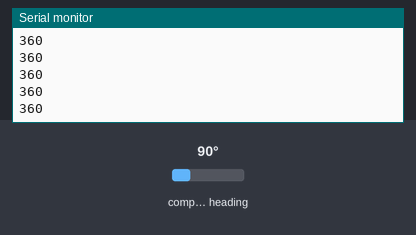
A sketch run on a simulated Arduino Uno, built with avr-gcc and run on an emulated ATmega328P. Parts: the last lines printed to the serial monitor. The inputs (shaded band) are chosen by the test bench; at power-on: compass heading 90°. The ROS host is connected and sends only what is stated.

Above: at 1.2 s.
1.3 s: compass heading set to 7°
At 1.57 s:
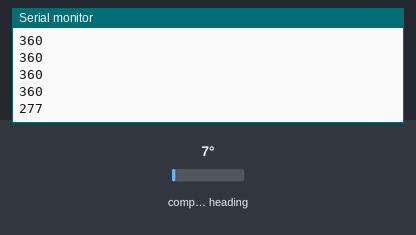
2.8 s: compass heading set to 180°
At 2.99 s:
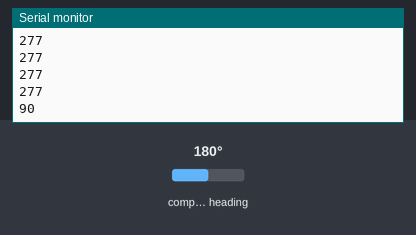
Timing chart, 0 to 5.8 s (numbered marks = the images above; inputs shaded):
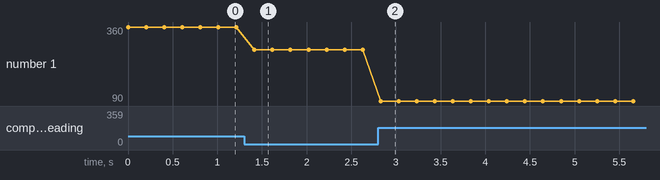

The sketch:

compassHead.ino
```cpp
#include <Wire.h>
#include <MechaQMC5883.h>
#include <ros.h>
#include <std_msgs/Int32.h>

MechaQMC5883 qmc;

ros::NodeHandle nh;

std_msgs::Int32 head;
ros::Publisher compass("/compass_value", &head);

void setup()
{
  Serial.begin(57600);
  Wire.begin(); //Begin I2C communication
  qmc.init(); //Initialise the QMC5883 Sensor
  nh.initNode();
  nh.advertise(compass);
}

void loop()
{
  int x,y,z;
  qmc.read(&x,&y,&z); //Get the values of X,Y and Z from sensor

  int heading=atan2(x, y)/0.0174532925; //Calculate the degree using X and Y parameters with this formulae

 //Convert result into 0 to 360
  if(heading < 0)
  heading+=360;
  heading = 360-heading;
  Serial.println(heading);
  head.data = int(heading);
  compass.publish( &head );
  nh.spinOnce();
  delay(200);

}
```

Measured:
- after the input at 1.3 s, the serial monitor: prints a new line after 0.12 s (image 1)
- after the input at 2.8 s, the serial monitor: prints a new line at once (image 2)
- plotted number 1: 360 → 277 after the input at 1.3 s, 277 → 90 after the input at 2.8 s
